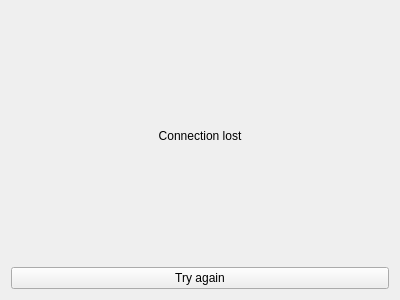
<?xml version="1.0" encoding="UTF-8"?>
<ui version="4.0">
 <class>LostConnection</class>
 <widget class="QWidget" name="LostConnection">
  <property name="geometry">
   <rect>
    <x>0</x>
    <y>0</y>
    <width>400</width>
    <height>300</height>
   </rect>
  </property>
  <property name="windowTitle">
   <string>Form</string>
  </property>
  <layout class="QVBoxLayout" name="verticalLayout">
   <item>
    <widget class="QLabel" name="label">
     <property name="text">
      <string>Connection lost</string>
     </property>
     <property name="alignment">
      <set>Qt::AlignCenter</set>
     </property>
    </widget>
   </item>
   <item>
    <widget class="QPushButton" name="tryAgain">
     <property name="text">
      <string>Try again</string>
     </property>
    </widget>
   </item>
  </layout>
 </widget>
 <resources/>
 <connections/>
</ui>
